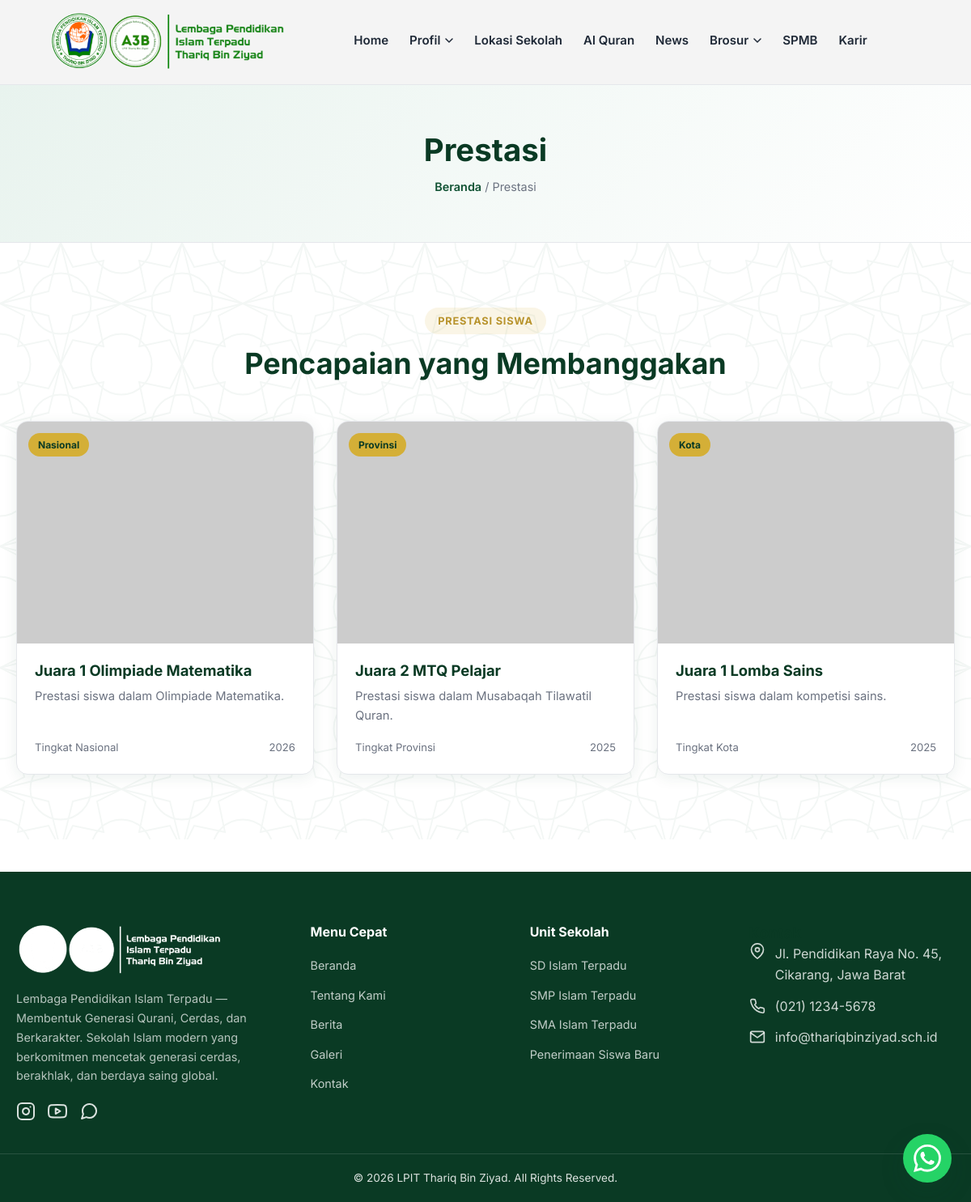
/frontend/pages/prestasi.php, run on the app's committed database.
### tables this page shows
CREATE TABLE IF NOT EXISTS `site_content_items` (
    `id` INT AUTO_INCREMENT PRIMARY KEY,
    `type` VARCHAR(30) NOT NULL,
    `title` VARCHAR(180) NOT NULL,
    `subtitle` VARCHAR(180) DEFAULT NULL,
    `description` TEXT NOT NULL,
    `image` VARCHAR(255) DEFAULT NULL,
    `badge` VARCHAR(80) DEFAULT NULL,
    `year` VARCHAR(10) DEFAULT NULL,
    `extra` TEXT DEFAULT NULL,
    `sort_order` INT NOT NULL DEFAULT 0,
    `is_active` TINYINT(1) NOT NULL DEFAULT 1,
    `created_at` TIMESTAMP DEFAULT CURRENT_TIMESTAMP,
    `updated_at` TIMESTAMP DEFAULT CURRENT_TIMESTAMP ON UPDATE CURRENT_TIMESTAMP,
    INDEX `idx_content_type` (`type`,`is_active`,`sort_order`)
);

### backend/helpers/functions.php (called while the page is built, shortened)
<?php
function esc($string) {
    return htmlspecialchars($string ?? '', ENT_QUOTES, 'UTF-8');
}

### frontend/pages/prestasi.php (the view, shortened to what this page needs)
<?php
require_once __DIR__ . '/../../backend/config/database.php';
require_once __DIR__ . '/../../backend/helpers/functions.php';
$achievements = $pdo->query("SELECT * FROM site_content_items WHERE type='achievement' AND is_active=1 ORDER BY sort_order,id")->fetchAll();
require_once __DIR__ . '/../components/header.php';
?>
<section class="page-header">
    <div class="container">
        <h1>Prestasi</h1>
        <p class="breadcrumb"><a href="index.php">Beranda</a> / Prestasi</p>
    </div>
</section>
<section class="section">
    <div class="container">
        <div class="section-head">
            <span class="section-eyebrow">Prestasi Siswa</span>
            <h2>Pencapaian yang Membanggakan</h2>
        </div>
        <div class="grid-3">
            <?php foreach ($achievements as $a): ?>
            <div class="card achieve-card">
                <span class="achieve-tag"><?php echo esc($a['badge'] ?: 'Prestasi'); ?></span>
                <img src="<?php echo esc($a['image'] ?: 'https://placehold.co/500x375/0f5132/ffffff?text='.urlencode($a['title'])); ?>" alt="<?php echo esc($a['title']); ?>" loading="lazy">
                <div class="card-body">
                    <h3><?php echo esc($a['title']); ?></h3>
                    <p><?php echo esc($a['description']); ?></p>
                    <div class="achieve-meta"><span><?php echo esc($a['subtitle']); ?></span><span><?php echo esc($a['year']); ?></span></div>
                </div>
            </div>
            <?php endforeach; ?>
        </div>
    </div>
</section>
<?php require_once __DIR__ . '/../components/footer.php'; ?>

### frontend/assets/css/style.css (style rules this page uses)
:root { --primary: #0f5132; --primary-dark: #0a3a24; --primary-light: #e8f3ee; --secondary: #d4af37; --secondary-dark: #b8932c; --background: #ffffff; --surface: #f7f9f8; --text: #1f2937; --muted: #6b7280; --border: #e5e7eb; --radius: 14px; --shadow: 0 4px 18px rgba(15, 81, 50, 0.08); --shadow-lg: 0 12px 32px rgba(15, 81, 50, 0.14); --max-width: 1200px; }
* { box-sizing: border-box; margin: 0; padding: 0; }
html { scroll-behavior: smooth; }
body { font-family: 'Inter', 'Segoe UI', system-ui, -apple-system, Roboto, Helvetica, Arial, sans-serif; color: var(--text); background: var(--background); line-height: 1.65; overflow-x: hidden; }
img { max-width: 100%; display: block; }
a { text-decoration: none; color: inherit; }
.container { max-width: var(--max-width); margin: 0 auto; padding: 0 20px; }
h1, h2, h3, h4 { line-height: 1.25; font-weight: 700; color: var(--primary-dark); }
.section { padding: 80px 0; background-image: url('../images/ornament.svg'); background-size: 150px; background-attachment: fixed; }
.section-head { text-align: center; max-width: 640px; margin: 0 auto 48px; }
.section-eyebrow { display: inline-block; color: var(--secondary-dark); background: rgba(212, 175, 55, 0.12); padding: 6px 16px; border-radius: 999px; font-size: 0.8rem; font-weight: 700; letter-spacing: 0.06em; text-transform: uppercase; margin-bottom: 14px; }
.section-head h2 { font-size: clamp(1.6rem, 3vw, 2.3rem); margin-bottom: 12px; }
.grid-3 { display: grid; grid-template-columns: repeat(3, 1fr); gap: 28px; }
.card { background: #fff; border-radius: var(--radius); overflow: hidden; box-shadow: var(--shadow); transition: transform 0.2s ease, box-shadow 0.2s ease; border: 1px solid var(--border); display: flex; flex-direction: column; }
.card img { width: 100%; aspect-ratio: 4/3; object-fit: cover; }
.card-body { padding: 22px; flex: 1; display: flex; flex-direction: column; }
.card-body h3 { font-size: 1.15rem; margin-bottom: 8px; }
.card-body p { color: var(--muted); font-size: 0.92rem; margin-bottom: 16px; flex: 1; }
.achieve-card { position: relative; }
.achieve-tag { position: absolute; top: 14px; left: 14px; background: var(--secondary); color: var(--primary-dark); font-size: 0.75rem; font-weight: 700; padding: 5px 12px; border-radius: 999px; }
.achieve-meta { display: flex; justify-content: space-between; font-size: 0.82rem; color: var(--muted); margin-top: auto; }
.page-header { background: linear-gradient(135deg, var(--primary-light), #ffffff); padding: 56px 0; text-align: center; border-bottom: 1px solid var(--border); }
.page-header h1 { font-size: clamp(1.7rem, 3.5vw, 2.4rem); margin-bottom: 10px; }
.breadcrumb { color: var(--muted); font-size: 0.9rem; }
.breadcrumb a { color: var(--primary); font-weight: 600; }

### data on the page
site_content_items: badge "Nasional", title "Juara 1 Olimpiade Matematika", description "Prestasi siswa dalam Olimpiade Matematika.", subtitle "Tingkat Nasional", year "2026"
site_content_items: badge "Provinsi", title "Juara 2 MTQ Pelajar", description "Prestasi siswa dalam Musabaqah Tilawatil Quran.", subtitle "Tingkat Provinsi", year "2025"
site_content_items: badge "Kota", title "Juara 1 Lomba Sains", description "Prestasi siswa dalam kompetisi sains.", subtitle "Tingkat Kota", year "2025"

### other printed values
$item "Home"
$item['label'] "Profil"
$item "Lokasi Sekolah"
$item "Al Quran"
$item "News"
$item['label'] "Brosur"
$item "SPMB"
$item "Karir"
SITE_TAGLINE "Lembaga Pendidikan Islam Terpadu — Membentuk Generasi Qurani, Cerdas, dan Berkarakter"
SITE_ADDRESS "Jl. Pendidikan Raya No. 45, Cikarang, Jawa Barat"
SITE_PHONE "(021) 1234-5678"
SITE_EMAIL "info@thariqbinziyad.sch.id"
SITE_NAME "LPIT Thariq Bin Ziyad"
